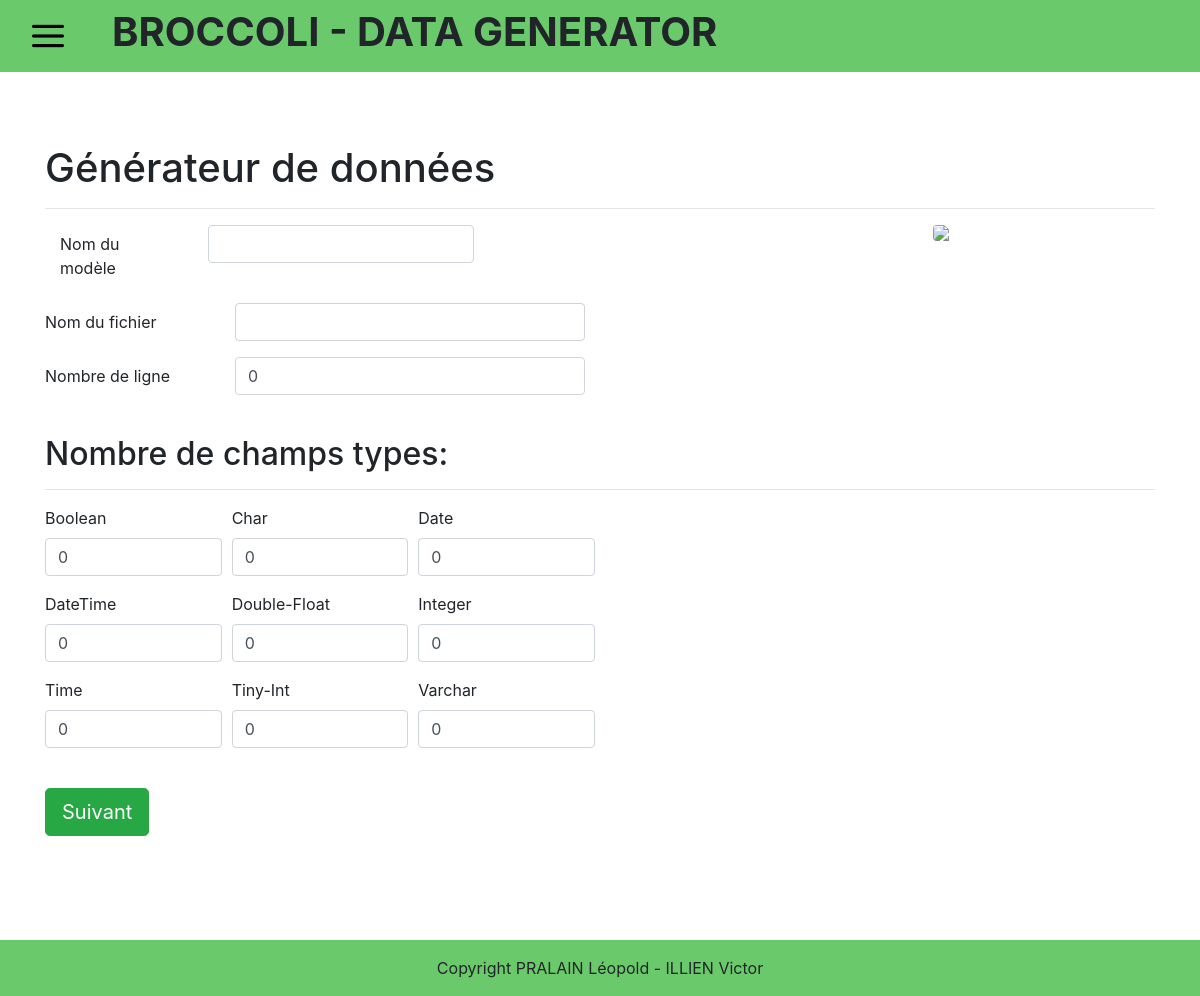
The page / on the database its author committed.
### tables this page shows
CREATE TABLE type_champ(
        type_champ Varchar (512) NOT NULL ,
        actif      Bool NOT NULL
	,CONSTRAINT type_champ_PK PRIMARY KEY (type_champ)
);

### php/database.php (called while the page is built, shortened)
<?php
	function dbRequestTypeActif($db) {
		try {
			$request = 'SELECT * FROM type_champ';
			$statement = $db->prepare($request);
			$statement->execute();
			$result = $statement->fetchAll(PDO::FETCH_ASSOC);
		} catch (PDOException $exception) {
			error_log('Request error: ' .$exception->getMessage());
			return false;
		}
		return $result;
	}
 ?>

### html/index.php (the view, shortened to what this page needs)
<!DOCTYPE html>
<html>
<head>
</head>
<body>
	<?php
		require_once("../php/database.php");
		$db = dbConnect();
		$champType = dbRequestTypeActif($db);
		$i = 0;
	?>
	<form method="POST">
		<div class="container">
			<h1>Générateur de données</h1>
			<hr>
			<img src="../img/icon/brocolis.jpg" width="20%" class="rounded float-right">
			<div class="form-group row">
				<label for="nomModele" class="col-sm-2 col-form-label">Nom du modèle</label>
				<div class="col-sm-4">
					<input type="text" class="form-control" id="nomModele" name="nomModele">
				</div>
			</div>
			<div class="form-group row">
				<label for="nomFichier" class="col-sm-2 col-form-label">Nom du fichier</label>
				<div class="col-sm-4">
					<input type="text" class="form-control" id="nomFichier" name="nomFichier">
				</div>
			</div>
			<div class="form-group row">
				<label for="nbLigne" class="col-sm-2 col-form-label">Nombre de ligne</label>
				<div class="col-sm-4">
					<input type="text" class="form-control" id="nbLigne" name="nbLigne" value=0>
				</div>
			</div>
		</div>
		<br>
		<div class="container">
			<h2>Nombre de champs types: </h2>
			<hr>
			<?php foreach ($champType as $type) {
					if ($type['actif'] == 1) {
						if ($i % 3 == 0) {
							echo "<div class='form-row'>";
							$j = 0;
						}
						$j += 1;
			?>
						<div class="form-group col-md-2">
							<label for= <?php echo $type['type_champ']; ?>><?php echo $type['type_champ']; ?></label>
							<input type="text" class='form-control' value=0 name=<?php echo $type['type_champ']; ?> >
						</div>
			<?php
						if ($j == 3) echo "</div>";
				  		$i += 1;
				  	}
				  }
			?>
			<br>
			<div class="form-row">
				<div class="form-group col-md-2">
					<button type="submit" class="btn btn-success btn-lg">Suivant</button>
				</div>
			</div>
		</div>
	</form>
</body>
</html>

### rows shown on the page
type_champ: type_champ "Boolean"
type_champ: type_champ "Char"
type_champ: type_champ "Date"
type_champ: type_champ "DateTime"
type_champ: type_champ "Double-Float"
type_champ: type_champ "Integer"
type_champ: type_champ "Time"
type_champ: type_champ "Tiny-Int"
type_champ: type_champ "Varchar"
